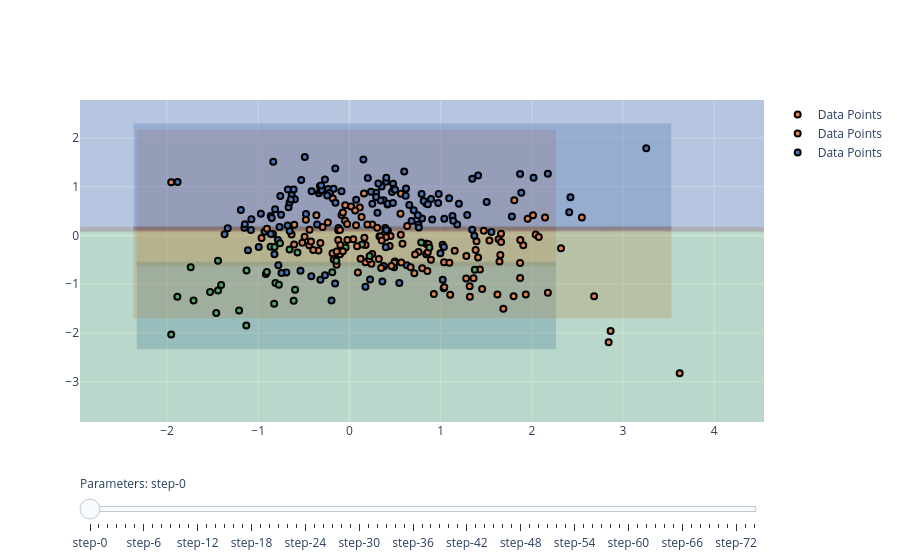

The cell this chart's notebook holds for it:
### Markdown cell above
__Задание 2. (1.25 баллов)__

Попробуйте перебрать несколько параметров для регуляризации (напр. `max_depth`, `min_samples_leaf`). Для каждого набора гиперпараметров постройте разделяющую поверхность, выведите обучающую и тестовую ошибки / accuracy. Можно делать кросс-валидацию или просто разбиение на трейн и тест, главное делайте каждый раз одинаковое разбиение, чтобы можно было корректно сравнивать (помните же, что итоговое дерево сильно зависит от небольшого изменения обучающей выборки?). Проследите как меняется разделяющая поверхность и обобщающая способность. Почему так происходит, одинаково ли изменение для разных датасетов?

__Бонус (0.75 баллов)__

Вместо того, чтобы рисовать  кучу графиков, сделайте интерактивную визуализацию разделяющей гиперплоскости с помощью библиотеки `plotly` (конкретнее, вам пригодится `plotly.graph_objects`): у вас должен получиться виджет с ползунком, по которому можно выбрать параметры `max_depth` и `min_samples_leaf` и посмотреть, как в зависимости от них меняется разделяющая поверхность и прогнозы модели. Если всё сделать аккуратно, получится очень красиво. Помните, что при загрузке в anytask виджеты могут много весить и надо подождать. Если ваш ноутбук не загружается -- попробуйте загрузить сначала с очищенным выводом этой ячейки. 

Заранее предупреждаем, что бонус сложный. Полезно будет ознакомиться:
 - https://plotly.com/python/sliders/
 - https://plotly.com/python/dropdowns/
 - https://plotly.com/python/knn-classification/

### Code cell
import plotly.graph_objects as go
import seaborn as sns

max_depth_values = [1, 2, 3, 4, 5]
min_samples_leaf_values = [1, 2, 3, 4, 5]

fig = go.Figure()

for dataset_index, (X, y) in enumerate(datasets):
    X_train, X_test, y_train, y_test = train_test_split(X, y, test_size=0.25, random_state=42)

    palette = sns.color_palette(n_colors=len(np.unique(y)))
    cmap = ListedColormap(palette)

    hex_palette = ['#%02x%02x%02x' % (int(r*255), int(g*255), int(b*255)) for r, g, b in palette]

    for max_depth in max_depth_values:
        for min_samples_leaf in min_samples_leaf_values:
            dec_tree = DecisionTreeClassifier(max_depth=max_depth, min_samples_leaf=min_samples_leaf, random_state=42)
            dec_tree.fit(X_train, y_train)
            
            train_accuracy = accuracy_score(y_train, dec_tree.predict(X_train))
            test_accuracy = accuracy_score(y_test, dec_tree.predict(X_test))
            #print(dataset_index, max_depth, min_samples_leaf, train_accuracy, test_accuracy)
            x_min, x_max = X[:, 0].min() - 1, X[:, 0].max() + 1
            y_min, y_max = X[:, 1].min() - 1, X[:, 1].max() + 1
            xx, yy = np.meshgrid(np.arange(x_min, x_max, 0.1),
                                 np.arange(y_min, y_max, 0.1))
            Z = dec_tree.predict(np.c_[xx.ravel(), yy.ravel()])
            Z = Z.reshape(xx.shape)
            
            fig.add_trace(go.Contour(x=np.arange(x_min, x_max, 0.1),
                                     y=np.arange(y_min, y_max, 0.1),
                                     z=Z,
                                     showscale=False,
                                     colorscale=hex_palette,
                                     opacity=0.3,
                                     name=f"Dataset {dataset_index + 1}, max_depth={max_depth}, min_samples_leaf={min_samples_leaf}, Train Acc={train_accuracy:.2f}, Test Acc={test_accuracy:.2f}",
                                     visible=False))
            
            fig.add_trace(go.Scatter(x=X[:, 0], y=X[:, 1],
                                     mode='markers',
                                     marker=dict(color=y, colorscale=hex_palette, line=dict(width=2, color='black')),
                                     name=f"Data Points",
                                     visible=False))

for i in range(0, len(fig.data), 2 * len(max_depth_values) * len(min_samples_leaf_values)):
    fig.data[i].visible = True
    fig.data[i + 1].visible = True

steps = []
for i in range(0, len(fig.data), 2):
    step = dict(
        method="update",
        args=[{"visible": [False] * len(fig.data)},
              {"title": fig.data[i].name}],
    )
    step["args"][0]["visible"][i] = True
    step["args"][0]["visible"][i + 1] = True
    steps.append(step)

sliders = [dict(
    active=0,
    currentvalue={"prefix": "Parameters: "},
    pad={"t": 50},
    steps=steps
)]

fig.update_layout(
    sliders=sliders
)

fig.show()
